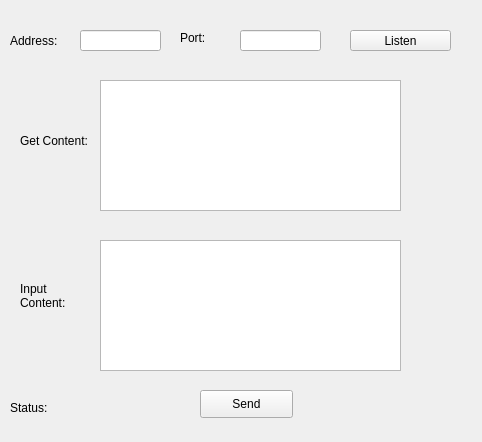
<?xml version="1.0" encoding="UTF-8"?>
<ui version="4.0">
 <class>dialog</class>
 <widget class="QWidget" name="dialog">
  <property name="geometry">
   <rect>
    <x>0</x>
    <y>0</y>
    <width>482</width>
    <height>442</height>
   </rect>
  </property>
  <property name="windowTitle">
   <string>Form</string>
  </property>
  <widget class="QLabel" name="label">
   <property name="geometry">
    <rect>
     <x>180</x>
     <y>30</y>
     <width>40</width>
     <height>16</height>
    </rect>
   </property>
   <property name="text">
    <string>Port:</string>
   </property>
  </widget>
  <widget class="QLineEdit" name="editPort">
   <property name="geometry">
    <rect>
     <x>240</x>
     <y>30</y>
     <width>81</width>
     <height>21</height>
    </rect>
   </property>
  </widget>
  <widget class="QPushButton" name="btnListen">
   <property name="geometry">
    <rect>
     <x>350</x>
     <y>30</y>
     <width>101</width>
     <height>21</height>
    </rect>
   </property>
   <property name="text">
    <string>Listen</string>
   </property>
  </widget>
  <widget class="QLabel" name="label_2">
   <property name="geometry">
    <rect>
     <x>20</x>
     <y>270</y>
     <width>71</width>
     <height>51</height>
    </rect>
   </property>
   <property name="text">
    <string>Input Content:</string>
   </property>
   <property name="wordWrap">
    <bool>true</bool>
   </property>
  </widget>
  <widget class="QTextEdit" name="textSend">
   <property name="geometry">
    <rect>
     <x>100</x>
     <y>240</y>
     <width>301</width>
     <height>131</height>
    </rect>
   </property>
  </widget>
  <widget class="QLabel" name="label_3">
   <property name="geometry">
    <rect>
     <x>20</x>
     <y>120</y>
     <width>71</width>
     <height>41</height>
    </rect>
   </property>
   <property name="text">
    <string>Get Content:</string>
   </property>
   <property name="wordWrap">
    <bool>true</bool>
   </property>
  </widget>
  <widget class="QTextEdit" name="textRecv">
   <property name="geometry">
    <rect>
     <x>100</x>
     <y>80</y>
     <width>301</width>
     <height>131</height>
    </rect>
   </property>
  </widget>
  <widget class="QPushButton" name="btnSend">
   <property name="geometry">
    <rect>
     <x>200</x>
     <y>390</y>
     <width>93</width>
     <height>28</height>
    </rect>
   </property>
   <property name="text">
    <string>Send</string>
   </property>
  </widget>
  <widget class="QLabel" name="label_4">
   <property name="geometry">
    <rect>
     <x>10</x>
     <y>30</y>
     <width>81</width>
     <height>21</height>
    </rect>
   </property>
   <property name="text">
    <string>Address:</string>
   </property>
  </widget>
  <widget class="QLineEdit" name="editAddress">
   <property name="geometry">
    <rect>
     <x>80</x>
     <y>30</y>
     <width>81</width>
     <height>21</height>
    </rect>
   </property>
  </widget>
  <widget class="QLabel" name="statusLabel">
   <property name="geometry">
    <rect>
     <x>10</x>
     <y>400</y>
     <width>161</width>
     <height>16</height>
    </rect>
   </property>
   <property name="text">
    <string>Status:</string>
   </property>
  </widget>
 </widget>
 <resources/>
 <connections/>
</ui>
